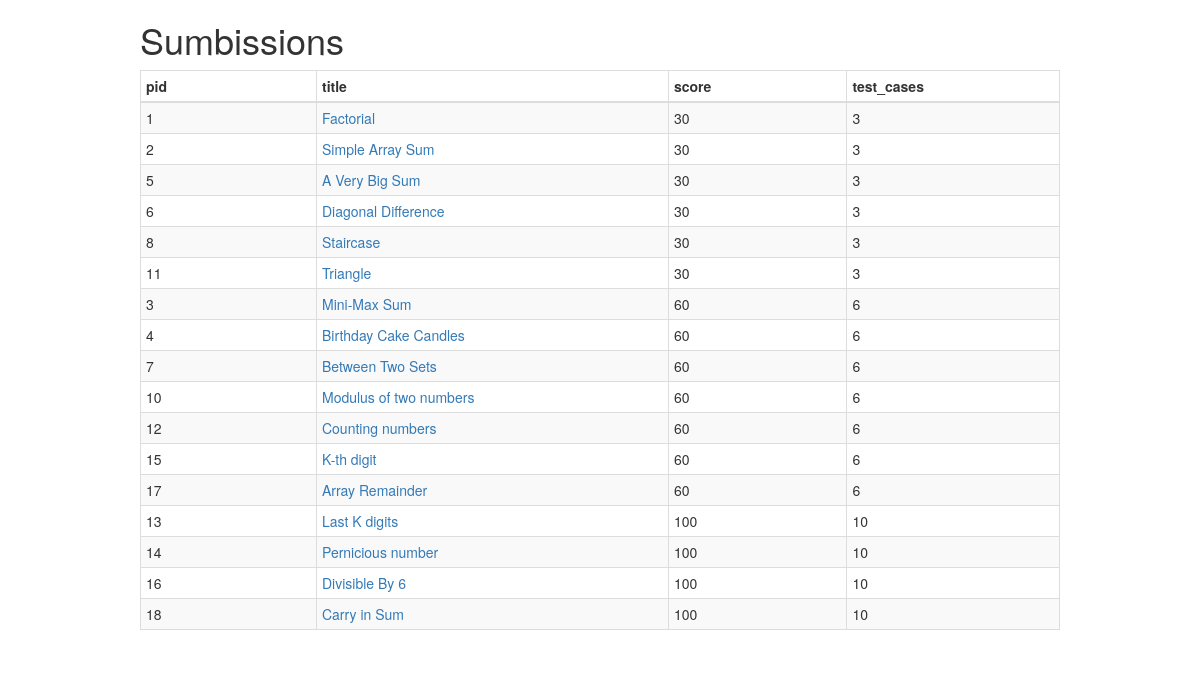
The app's page /admin/admin_problems.php with its own data.
### tables this page shows
CREATE TABLE `problems` (
  `pid` int(11) NOT NULL,
  `title` varchar(255) DEFAULT NULL,
  `score` int(11) DEFAULT NULL,
  `description` varchar(1000) DEFAULT NULL,
  `test_cases` int(11) DEFAULT NULL
);

### admin/admin_problems.php (the view)
<?php
  include('db.php');
 $sql="select * from problems order by score";
  $result=mysqli_query($conn,$sql);
?>
<!DOCTYPE html>
    <head>
        <link rel="stylesheet" href="css/bootstrap.min.css">
    </head>
    <body>
        <div class="container">
                <div class="col-md-10 col-md-offset-1">
                <h1>Sumbissions</h1>
                <table class="table table-striped table-condensed table-bordered table-rounded">
                        <thead>
                                <tr>
                                <th width="5%">pid</th>
                                <th width="10%">title</th>
                                                                <th width="5%">score</th>
                                <th width="5%">test_cases</th>
                        </tr>
                        </thead>
                        <tbody>
                          <?php while( $row=mysqli_fetch_assoc($result))
                          {
                             ?>
      <tr>
             <td><?php echo $row['pid'] ?></td>
              <td><a href="submit.php?pid=<?php echo $row['pid']; ?>"><?php echo $row['title'] ?></a></td>
              <td><?php echo $row['score'] ?></td>
              <td><?php echo $row['test_cases'] ?></td>
      </tr>
<?php }  ?>
                        </tbody>
                </table>
                </div>
        </div>
        </body>
</html>

### records on screen
problems: pid "1", title "Factorial", score "30", test_cases "3"
problems: pid "2", title "Simple Array Sum", score "30", test_cases "3"
problems: pid "5", title "A Very Big Sum", score "30", test_cases "3"
problems: pid "6", title "Diagonal Difference", score "30", test_cases "3"
problems: pid "8", title "Staircase", score "30", test_cases "3"
problems: pid "11", title "Triangle", score "30", test_cases "3"
problems: pid "3", title "Mini-Max Sum", score "60", test_cases "6"
problems: pid "4", title "Birthday Cake Candles", score "60", test_cases "6"
problems: pid "7", title "Between Two Sets", score "60", test_cases "6"
problems: pid "10", title "Modulus of two numbers", score "60", test_cases "6"
problems: pid "12", title "Counting numbers", score "60", test_cases "6"
problems: pid "15", title "K-th digit", score "60", test_cases "6"
problems: pid "17", title "Array Remainder", score "60", test_cases "6"
problems: pid "13", title "Last K digits", score "100", test_cases "10"
problems: pid "14", title "Pernicious number", score "100", test_cases "10"
problems: pid "16", title "Divisible By 6", score "100", test_cases "10"
problems: pid "18", title "Carry in Sum", score "100", test_cases "10"
